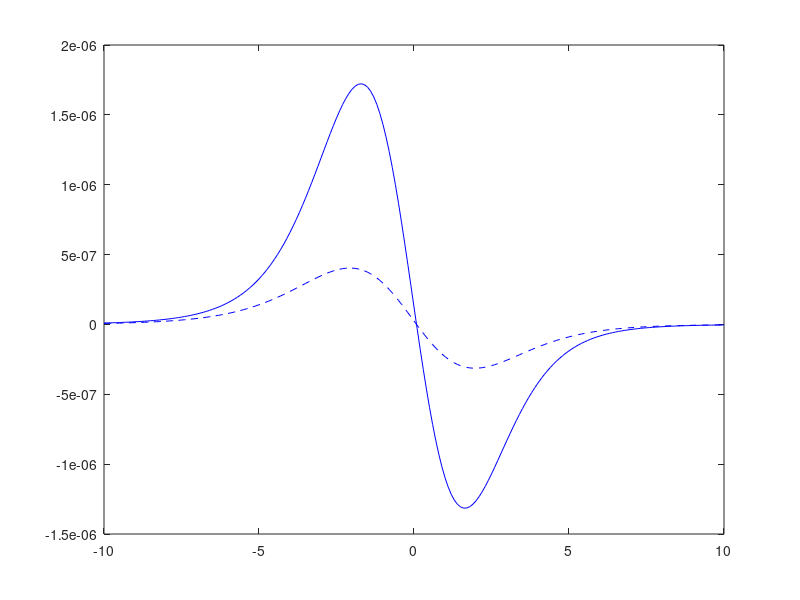

The MATLAB script that drew this image: (Note: this script raises an error after producing the figure.)
clc
clear all
%% equations 3.37a - 3.37c in Telford

zm1 = 5; %Depth
zm2=8;
zm3=zm1+1;
zm4=zm2+1;
m = 1  %Magnetic Moment
x=-10:0.1:10;
r1 = (x.^2+zm1.^2);
r2 = (x.^2+zm2.^2);
r3 = (x.^2+zm3.^2);
r4 = (x.^2+zm4.^2);

I=40;
F1 = (m./r1.^5).*((3*cosd(I).^2-1).*x.^2-6*x.*zm1*sind(I)*cosd(I)+(3*sind(I).^2-1)*zm1);
F2 = (m./r2.^5).*((3*cosd(I).^2-1).*x.^2-6*x.*zm2*sind(I)*cosd(I)+(3*sind(I).^2-1)*zm2);
F3 = (m./r3.^5).*((3*cosd(I).^2-1).*x.^2-6*x.*zm3*sind(I)*cosd(I)+(3*sind(I).^2-1)*zm3)
F4 = (m./r4.^5).*((3*cosd(I).^2-1).*x.^2-6*x.*zm4*sind(I)*cosd(I)+(3*sind(I).^2-1)*zm4)

Z1 = (m./r1.^5).*((2*zm1.^2-x.^2).*sind(I)-3*x*zm1*cosd(I))
Z2 = (m./r2.^5).*((2*zm2.^2-x.^2).*sind(I)-3*x*zm2*cosd(I))
Z3 = (m./r3.^5).*((2*zm3.^2-x.^2).*sind(I)-3*x*zm3*cosd(I))
Z4 = (m./r4.^5).*((2*zm4.^2-x.^2).*sind(I)-3*x*zm4*cosd(I))

Ftotal1 = F1+F2;
Ftotal2 = F3+F4;

Ztotal1 = Z1+Z2;
Ztotal2 = Z3+Z4;


figure(1)
plot(x,Ftotal1,'b');
hold on
plot(x,Ftotal2,'b--');
yyaxis right;
plot(x,Ftotal2-Ftotal1)

figure(2)
plot(x,Ztotal1);
hold on
plot(x,Ztotal2);

yyaxis right;
plot(x,Ztotal2-Ztotal1)
